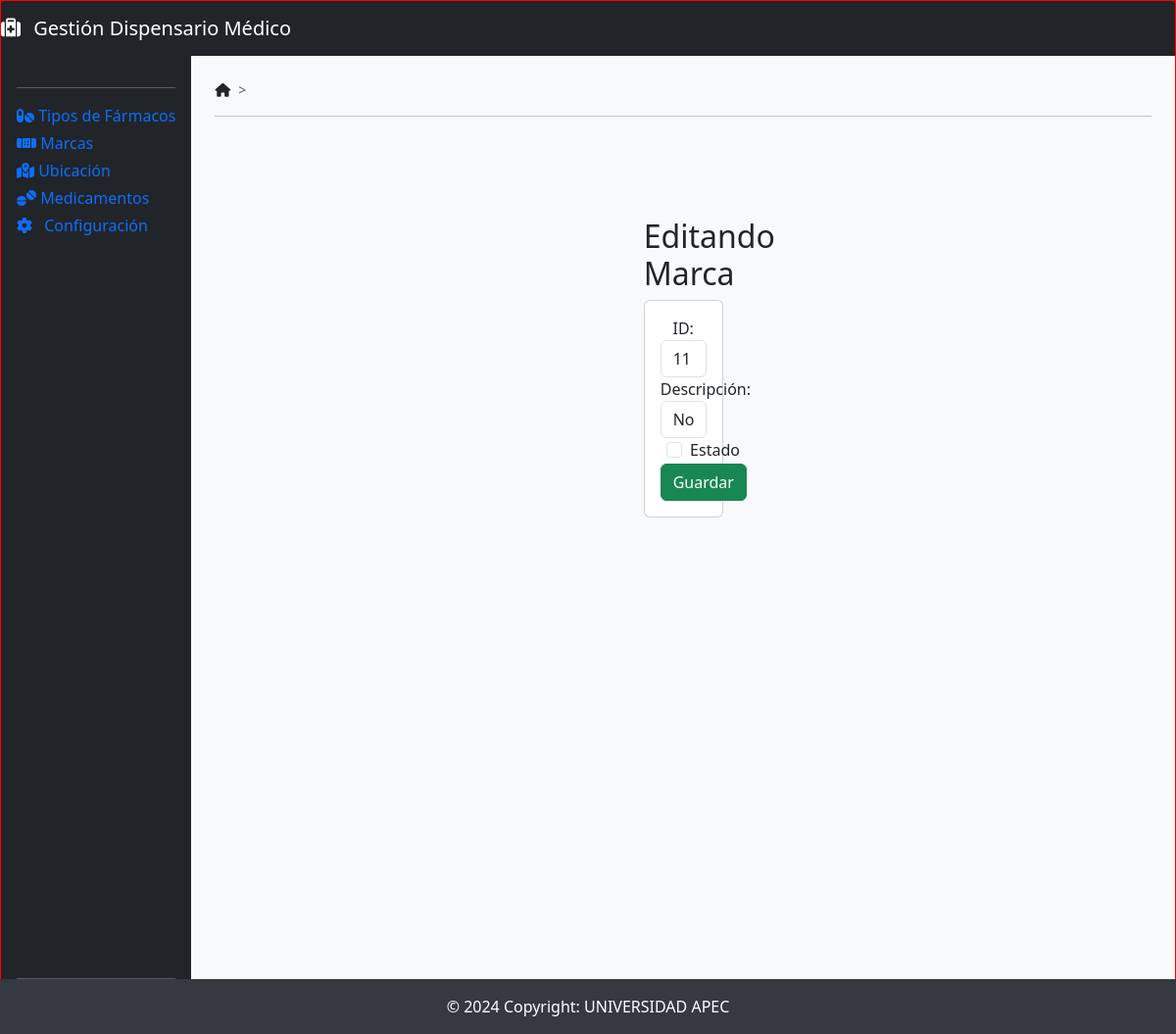
The page /edicionMarcas/11 on the database as committed earlier.
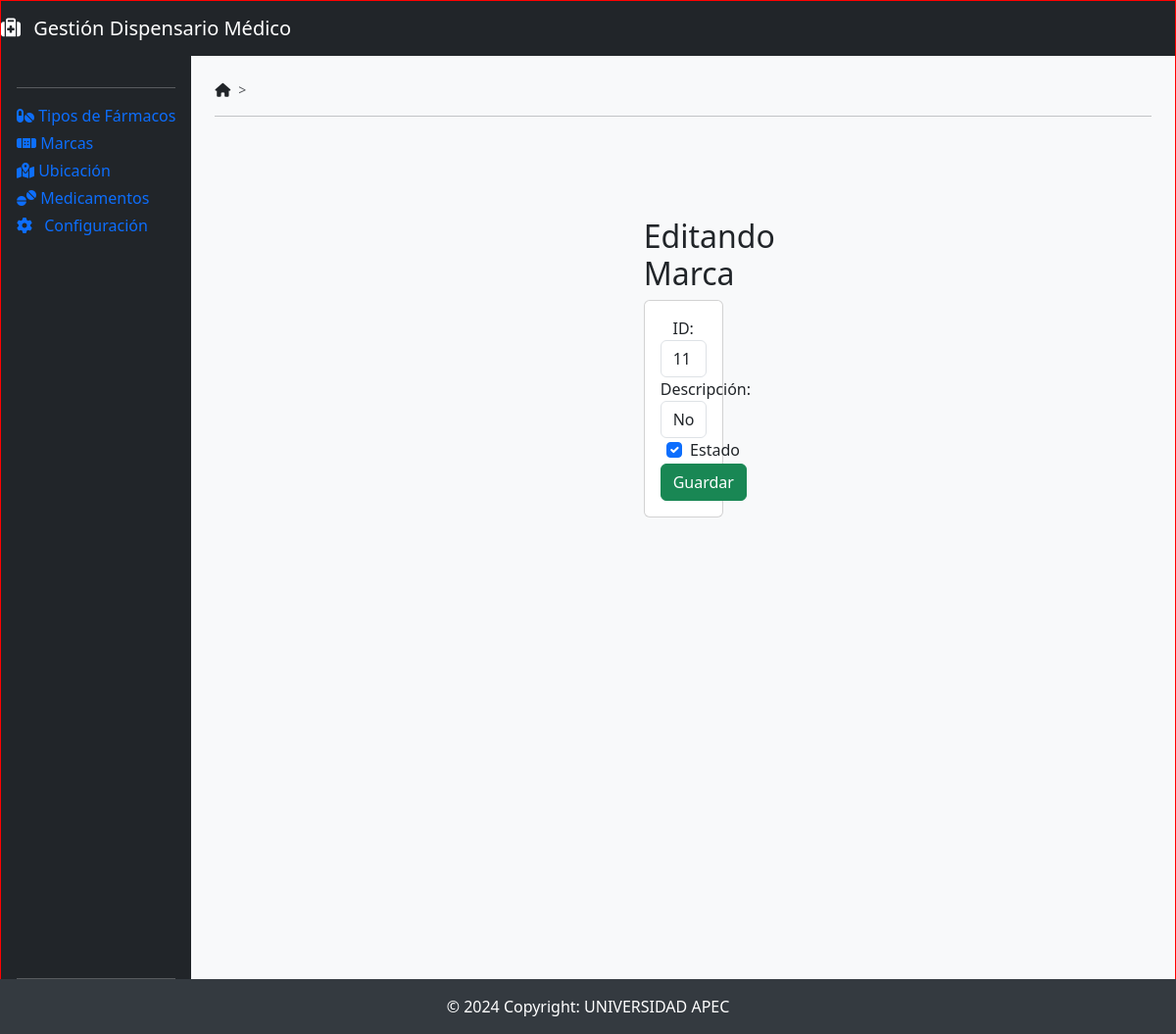
The same page on the database as committed later.
### DispensarioMedico/models.py (models this page shows, shortened)
class Marcas(models.Model):
    idmarca = models.AutoField(db_column='idMarca', primary_key=True)  # Field name made lowercase.
    descripcion = models.TextField(db_column='Descripcion', blank=True, null=True)  # Field name made lowercase.
    estado = models.TextField(db_column='Estado', blank=True, null=True)  # Field name made lowercase. This field type is a guess.
    class Meta:
        managed = True
        db_table = 'Marcas'

### DispensarioMedico/views.py (the view)
# urls.py: path('edicionMarcas/<idmarca>', views.edicionMarcas, name='edicionMarcas'),
def edicionMarcas(request, idmarca):
    marca = Marcas.objects.get(idmarca=idmarca)
    print(marca.estado)
    return render(request, 'edicionMarcas.html', {'marca': marca})

### DispensarioMedico/templates/edicionMarcas.html (shortened to what this page needs)
{% extends "./base.html" %}
{% block body %}
    <div class="row">
        <div class="col-md-4 offset-md-4">
            <h2>Editando Marca</h2>
            <div class="card">
              <div class="card-body">
                  <form action="/editarMarcas/" method="POST" enctype="multipart/form-data">{% csrf_token %}
                      <div class="form-group">
                          <label for="">ID:</label>
                          <input type="text"
                                 name="txtIdmarca"
                                 value="{{marca.idmarca }}"
                                 class="form-control"
                                 placeholder="ID"
                                 readonly>
                      </div>
                      <div class="form-group">
                          <label for="">Descripción:</label>
                          <input type="text"
                                 name="txtdescripcionMarca"
                                 value="{{marca.descripcion}}"
                                 class="form-control"
                                 placeholder="Descripcion"
                                 minlength="1"
                                 maxlength="500"
                                 required>
                      </div>
                      <div class="form-group" style="margin-left: 0.4rem">
                          <div class="form-check">
                              <input class="form-check-input"
                                      type="checkbox"
                                      name="txtEstadoMarcas"
                                      id="txtEstadoMarcas"
                                      {% if marca.estado == 1 %}checked{% endif %}>
                              <label class="form-check-label" for="gridCheck">Estado</label>
                          </div>
                      </div>
                      <div class="form-group">
                          <button type="submit" class="btn btn-success btn-block text-white">Guardar</button>
                      </div>
                  </form>
              </div>
          </div>
        </div>
    </div>
{% endblock body %}

Rows that differ between the two databases and show on the page:
changed Marcas "No cap": Estado "☐" → "☑"
